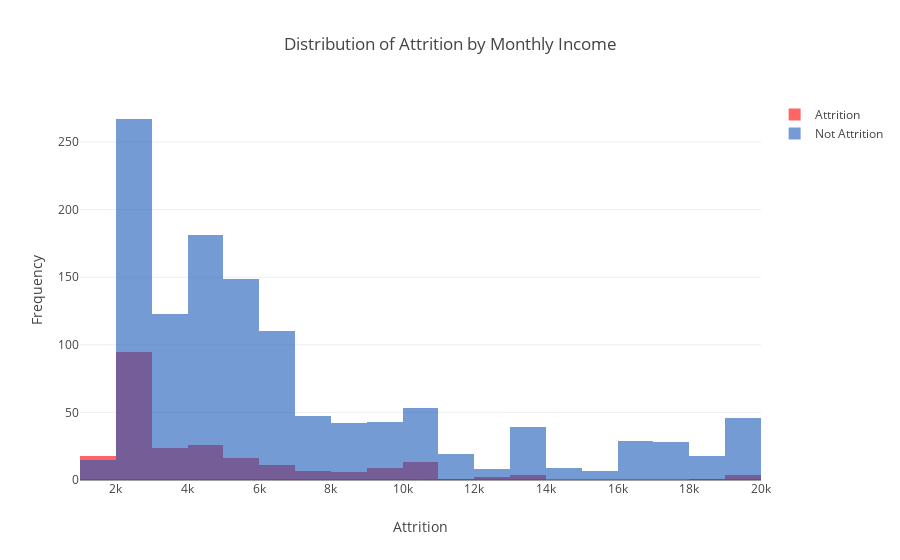

The code cell stored with this chart in its notebook:
### Code cell
trace1 = go.Histogram(
    x = data[data['Attrition'] == 1]['MonthlyIncome'],
    opacity = 0.6,
    marker = dict(color='#ff0000'),
    name = 'Attrition'
)

trace2 = go.Histogram(
    x = data[data['Attrition'] == 0]['MonthlyIncome'],
    opacity = 0.6,
    marker = dict(color='#1B5ABA'),
    name = 'Not Attrition'
)

layout = go.Layout(
    barmode = 'overlay',
    title = 'Distribution of Attrition by Monthly Income',
    xaxis = dict(title='Attrition'),
    yaxis = dict(title='Frequency')
)

fig = dict(data=[trace1, trace2], layout=layout)
py.iplot(fig)

### Figure 1 — Plotly figure (JSON) as saved in the notebook; plotly's stock layout.template omitted (floating-point values rounded to 4 significant figures; data arrays with more than 128 entries replaced by an {"elided": "..."} marker saying what was removed)
{"data": [{"marker": {"color": "#ff0000"}, "name": "Attrition", "opacity": 0.6, "type": "histogram", "uid": "ff72903a-d20a-4306-86f2-2d4b4d65bdca", "x": {"elided": "237 int values"}}, {"marker": {"color": "#1B5ABA"}, "name": "Not Attrition", "opacity": 0.6, "type": "histogram", "uid": "43e288d1-8f4f-4dc0-9306-242560dafbfd", "x": {"elided": "1233 int values"}}], "layout": {"barmode": "overlay", "title": {"text": "Distribution of Attrition by Monthly Income"}, "xaxis": {"title": {"text": "Attrition"}}, "yaxis": {"title": {"text": "Frequency"}}}}
